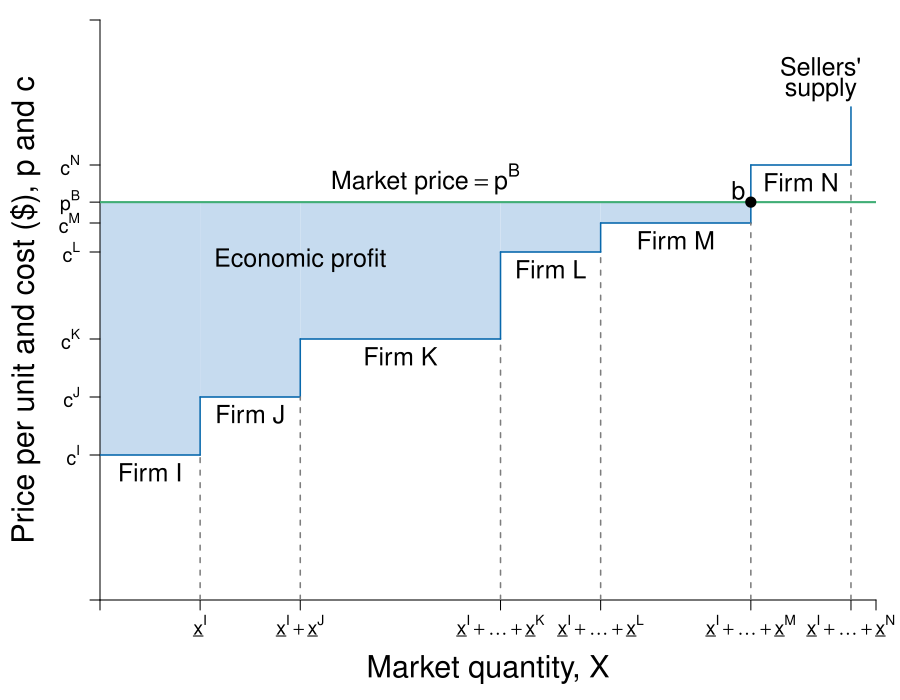

This figure's R source:
par(mar =  c(5, 5, 1, 1.2))
require(shape)
pdf(file = "firmmarketsupply/supply_stepwise_price2.pdf", width = 9, height = 7)

#Set parameters for graphics
pointsize <- 1.8
axislabelsize <- 1.8
labelsize <- 1.5
namesize <- 1.8
annotatesize <- 1.5
graphlinewidth <- 2
segmentlinewidth <- 1.5

COL <- c("#7fc97f", "#beaed4", "#fdc086", "#ffff99", "#386cb0", "#f0027f", "#bf5b17", "#666666")
COLA <- c("#e0f3db", "#99d8c9","#66c2a4","#41ae76", "#238b45", "#005824")
COLB <- c("#c6dbef", "#4eb3d3", "#2b8cbe", "#0868ac","#084081")
COLC <- c("#fcfbfd", "#efedf5", "#dadaeb", "#bcbddc", "#9e9ac8", "#807dba", "#6a51a3", "#54278f", "#3f007d")
Grays <- gray.colors(25, start = 1, end = 0)


par(mar =  c(5, 5, 1, 1.2))


xlims <- c(0, 15.5)
ylims <- c(0, 5)

npts <- 501 

plot(0, 0, xlim = xlims, ylim = ylims, type = "n",
     xlab = expression(paste("")),
     ylab = expression(paste("")), 
     xaxt = "n", 
     yaxt = "n", 
     cex.lab = axislabelsize, 
     bty = "n",
     xaxs="i", 
     yaxs="i")

# ticksy <- seq(from = 0, to = ylims[2], by = 2)
# ylabels <- seq(from = 0, to = ylims[2], by = 2)
# ticksx <- seq(from = 0, to = xlims[2], by = 2)
# xlabels <- seq(from = 0, to = xlims[2], by = 2)
shares <- c(0, 2, 4, 8, 10, 13, 15)
costs <- c(1.25, 1.75, 2.25, 3, 3.25, 3.75, 4.25)
prices <- c(2.6, 3.43)
#smoothed line
#segments(shares[1], costs[1] - 0.1, shares[7], costs[6] + 0.25, lty = 1, col = COLB[4] , lwd = segmentlinewidth)

ticksy <- c(0, costs[1], costs[2], costs[3],  costs[4], costs[5], prices[2], costs[6], ylims[2])
ylabels <- c(NA, expression(paste(c^I)), expression(paste(c^J)), expression(paste(c^K)),  expression(paste(c^L)), expression(paste(c^M)), expression(paste(p^B)), expression(paste(c^N)), NA)
ticksx <- c(0, shares[2], shares[3], shares[4], shares[5], shares[6], shares[7], xlims[2])
#xlabels <- c(NA, expression(paste(x[I])), expression(paste(x[J])), expression(paste(x[K])), expression(paste(x[L])), expression(paste(x[M])), expression(paste(x[N])), NA)
#xlabels <- c(NA, expression(paste(x[I])), expression(paste(x[I] + x[J])), expression(paste(x[I] + x[J]+ x[K])), expression(paste(x[I] + x[J]+ x[K] + x[L])), expression(paste(x[I] + x[J]+ x[K] + x[L]+ x[M])), expression(paste(x[I] + x[J]+ x[K] + x[L]+ x[M] + x[N])), NA)
xlabels <- c(NA, expression(paste(underline(x)^I)), expression(paste(underline(x)^I + underline(x)^J)), expression(paste(underline(x)^I + ldots + underline(x)^K)), expression(paste(underline(x)^I + ldots + underline(x)^L)), expression(paste(underline(x)^I + ldots + underline(x)^M)), expression(paste(underline(x)^I + ldots + underline(x)^N)), NA)

#Profit rectangles
#Before 'axis' call for layering purposes

#Firm i
rect(shares[1], costs[1], shares[2], prices[2], col = COLB[1], density = NULL, border = NA)
rect(shares[2], costs[2], shares[3], prices[2], col = COLB[1], density = NULL, border = NA)
rect(shares[3], costs[3], shares[4], prices[2], col = COLB[1], density = NULL, border = NA)
rect(shares[4], costs[4], shares[5], prices[2], col = COLB[1], density = NULL, border = NA)
rect(shares[5], costs[5], shares[6], prices[2], col = COLB[1], density = NULL, border = NA)

#Notice: we have to shrink the labelsize here because of the many labels
axis(1, at = ticksx, pos = 0, labels = xlabels, cex.axis = labelsize - 0.3)
axis(2, at = ticksy, pos = 0, labels = ylabels, las = 1, cex.axis = labelsize  - 0.3)


#Draw the polygon for consumer surplus
# xpoly4 <- c(0, 2, 2, 1, 1, 0, 0)
# ypoly4 <- c(3, 3, 4, 4, 5, 5, 3)
# polygon(x = xpoly4, y = ypoly4, col=COLA[1], density=NULL, border = NA)
# text(1, 3.5, expression("Consumer Surplus"), cex = labelsize)

#Draw the polygon for producer surplus
# xpoly3 <- c(0, 2, 2, 1, 1, 0, 0)
# ypoly3 <- c(3, 3, 2, 2, 1, 1, 3)
# polygon(x = xpoly3, y = ypoly3, col=COLB[1], density=NULL, border = NA)
# text(1, 2.5, expression("Producer Surplus"), cex = labelsize)



#Line for Supply
##Firm i
segments(shares[1], costs[1], shares[2], costs[1], lty = 1, col = COLB[4] , lwd = segmentlinewidth)
segments(shares[2], costs[1], shares[2], costs[2], lty = 1, col = COLB[4] , lwd = segmentlinewidth)
text((shares[1] + shares[2])/2, costs[1] - 0.15, expression("Firm I"), cex = labelsize)

##Firm 2
segments(shares[2], costs[2], shares[3], costs[2], lty = 1, col = COLB[4] , lwd = segmentlinewidth)
segments(shares[3], costs[2], shares[3], costs[3], lty = 1, col = COLB[4] , lwd = segmentlinewidth)
text((shares[2] + shares[3])/2, costs[2] - 0.15, expression("Firm J"), cex = labelsize)

##Firm 3
segments(shares[3], costs[3], shares[4], costs[3], lty = 1, col = COLB[4] , lwd = segmentlinewidth)
segments(shares[4], costs[3], shares[4], costs[4], lty = 1, col = COLB[4] , lwd = segmentlinewidth)
text((shares[3] + shares[4])/2, costs[3] - 0.15, expression("Firm K"), cex = labelsize)

##Firm 4
segments(shares[4], costs[4], shares[5], costs[4], lty = 1, col = COLB[4] , lwd = segmentlinewidth)
segments(shares[5], costs[4], shares[5], costs[5], lty = 1, col = COLB[4] , lwd = segmentlinewidth)
text((shares[4] + shares[5])/2, costs[4] - 0.15, expression("Firm L"), cex = labelsize)

##Firm 5
segments(shares[5], costs[5], shares[6], costs[5], lty = 1, col = COLB[4] , lwd = segmentlinewidth)
segments(shares[6], costs[5], shares[6], costs[6], lty = 1, col = COLB[4] , lwd = segmentlinewidth)
text((shares[5] + shares[6])/2, costs[5] - 0.15, expression("Firm M"), cex = labelsize)

##Firm 6
segments(shares[6], costs[6], shares[7], costs[6], lty = 1, col = COLB[4] , lwd = segmentlinewidth)
segments(shares[7], costs[6], shares[7], costs[7], lty = 1, col = COLB[4] , lwd = segmentlinewidth, xpd = TRUE)
text((shares[6] + shares[7])/2, costs[6] - 0.15, expression("Firm N"), cex = labelsize)


#Label axes
#mtext(expression(paste("Quantity of output, ", x)), side=1, line = 2.5, cex = axislabelsize)
text(0.5*xlims[2], -0.6, expression(paste("Market quantity, ", X)), xpd = TRUE, cex = axislabelsize) 
text(-1.5, 0.5*ylims[2], expression(paste("Price per unit and cost ($), ", p, " and ", c)), xpd = TRUE, cex = axislabelsize, srt = 90) 
# 
# points(50, 10, pch = 16, col = "black", cex = 1.5)
# text(52, 10.5, expression(M))
# text(4.4, 0.7, expression("Buyers'"), cex = labelsize)
# text(4.4, 0.45, expression("Market Demand"), cex = labelsize)
text(14.4, 4.6, expression("Sellers'"), cex = labelsize)
text(14.4, 4.4, expression("supply"), cex = labelsize)

# text(0.27, 2.6, expression("Equilibrium Price"), cex = labelsize)
# text(0.27, 2.4, expression("falls in this range"), cex = labelsize)
# Arrows(0.55, 2.1, 0.55, 2.9, col = "black", code =3, lty = 1, lwd = 2, arr.type = "triangle", arr.lwd = 0.5)


#Indicator lines
#Vertical lines
segments(shares[2], 0, shares[2], costs[1], lty = 2, col = Grays[20], lwd = segmentlinewidth)
segments(shares[3], 0, shares[3], costs[2], lty = 2, col = Grays[20], lwd = segmentlinewidth)
segments(shares[4], 0, shares[4], costs[3], lty = 2, col = Grays[20], lwd = segmentlinewidth)
segments(shares[5], 0, shares[5], costs[4], lty = 2, col = Grays[20], lwd = segmentlinewidth)
segments(shares[6], 0, shares[6], costs[5], lty = 2, col = Grays[20], lwd = segmentlinewidth)
segments(shares[7], 0, shares[7], costs[6], lty = 2, col = Grays[20], lwd = segmentlinewidth)


#horizontal lines
#price line
segments(0, prices[2], xlims[2], prices[2], lty = 1, col = COLA[4], lwd = graphlinewidth)
# segments(0, costs[2], shares[2], costs[2], lty = 2, col = Grays[20], lwd = segmentlinewidth)
# segments(0, costs[3], shares[3], costs[3], lty = 2, col = Grays[20], lwd = segmentlinewidth)
# segments(0, costs[4], shares[4], costs[4], lty = 2, col = Grays[20], lwd = segmentlinewidth)
# segments(0, costs[5], shares[5], costs[5], lty = 2, col = Grays[20], lwd = segmentlinewidth)
# segments(0, costs[6], shares[6], costs[6], lty = 2, col = Grays[20], lwd = segmentlinewidth)

#Label economic profit
text(4, prices[2] - 0.5, expression("Economic profit"), cex = labelsize)

text((shares[1] + shares[6])/2 , prices[2] + 0.2, expression(paste("Market price", phantom()==p^B)), cex = labelsize)
#text((shares[1] + shares[6])/2 , prices[2] - 0.2, expression("Economic profit"), cex = labelsize)

text(shares[6] - 0.25, prices[2] + 0.1, expression(paste(b)), cex = labelsize)
points(shares[6], prices[2], pch = 16, col = "black", cex = 1.5)


dev.off()
